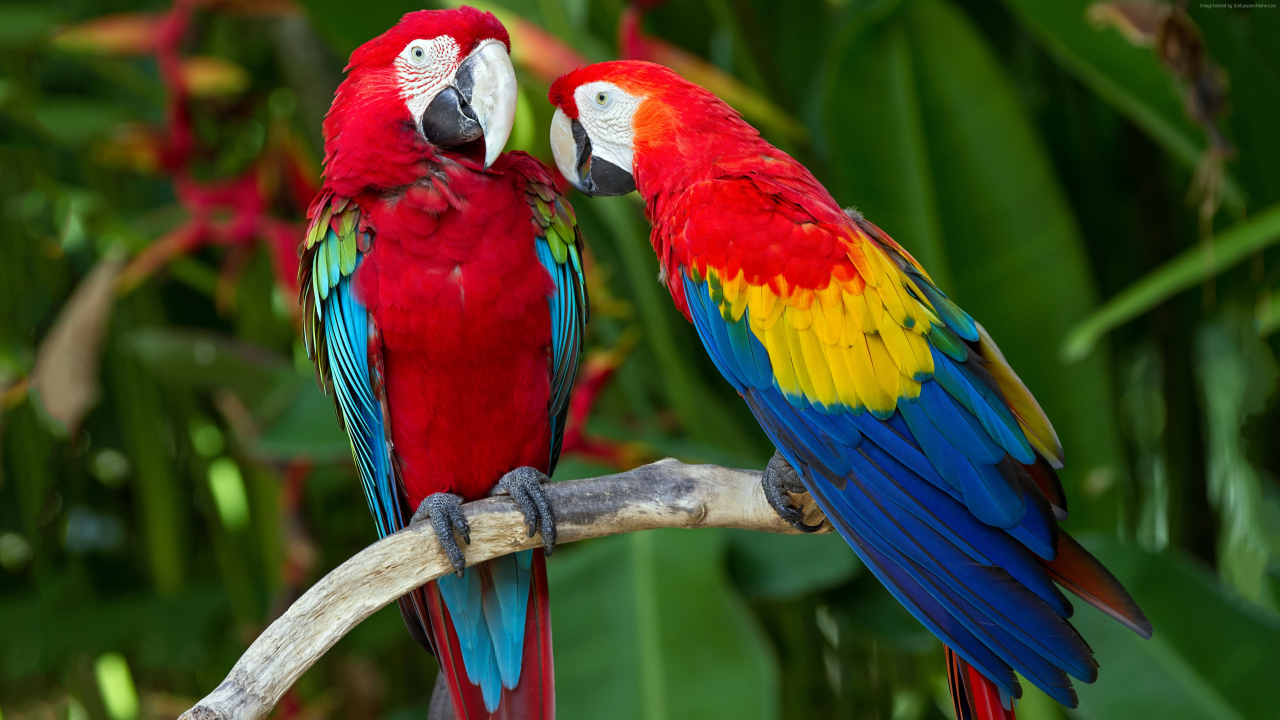
#> input picture test_images/parrot.jpg, 3840 x 2160 px, found by its file name (shown at 1/3 size)
$ jupyter execute channels.ipynb
#> lines starting #> are read from the running program, lines starting #| are printed output that depends on the picture
[cell 1]
from PIL import Image
import matplotlib.pyplot as plt
import numpy as np
import imtools

[cell 2]
def show_img(img):
    plt.figure(figsize=(5,5))
    plt.axis('off')
    plt.imshow(img)

[cell 3]
file = 'test_images/parrot.jpg'
# read image into array
img = np.array(Image.open(file))
#> img is the input picture: shape (2160, 3840, 3); mean R, G, B 70.3, 66.6, 36.2
show_img(img)

[cell 4]
plt.imshow(img)

# some points
x = [100, 100, 300, 300]
y = [100, 330, 200, 330]

# plot the points with red star-markers
plt.plot(x, y, 'y*')
plt.plot(x[:2], y[:2], 'r')

plt.axis('off')

plt.title("Plotting: '" + file +"'")
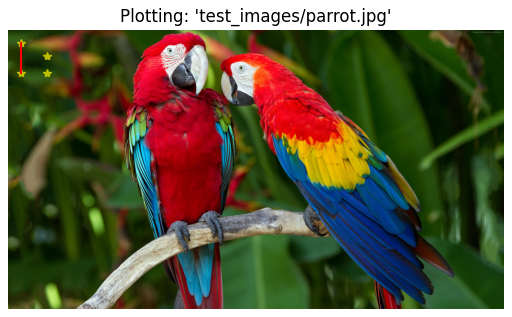
#> figure drawn by matplotlib, 1 panel

[cell 5]
plt.figure()
plt.hist(img.flatten(), 128)
plt.show()
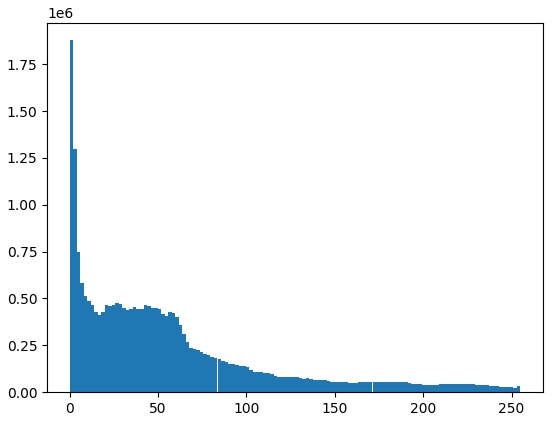
#> figure drawn by matplotlib, 1 panel; tallest bar 1877906 high, from x = 0 to 1.99

[cell 6]
img = Image.open(file)
img.thumbnail((512,512))
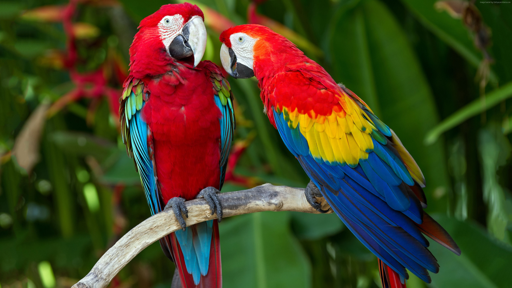
#> img: PIL image 512x288 RGB; mean R, G, B 70.2, 66.5, 36.1
img = np.array(img)
ch_red = img[:,:,0]
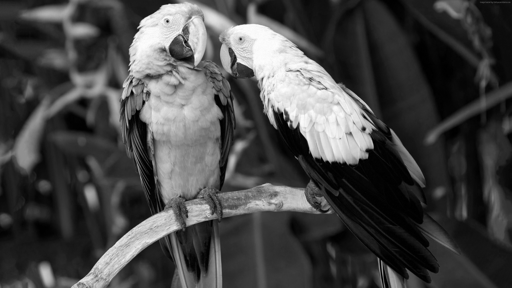
#> ch_red: shape (288, 512); min 0, max 255, mean 70.2
ch_green = img[:,:,1]
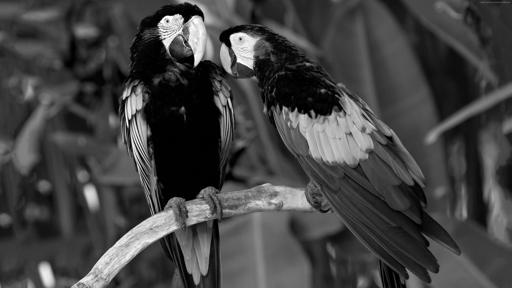
#> ch_green: shape (288, 512); min 0, max 255, mean 66.5
ch_blue = img[:,:,2]
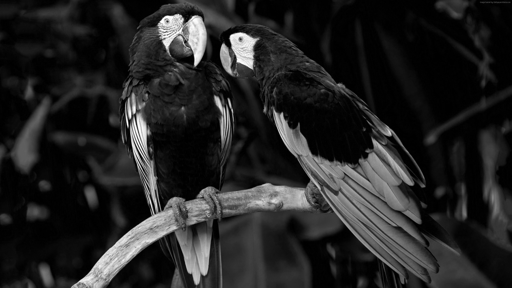
#> ch_blue: shape (288, 512); min 0, max 255, mean 36.1

[cell 7]
fig, ax = plt.subplots()
ax.hist(ch_red.flatten(), bins=256, color='r', alpha=0.5)
ax.hist(ch_green.flatten(), bins=256, color='g', alpha=0.4)
ax.hist(ch_blue.flatten(), bins=256, color='b', alpha=0.3)
plt.show()
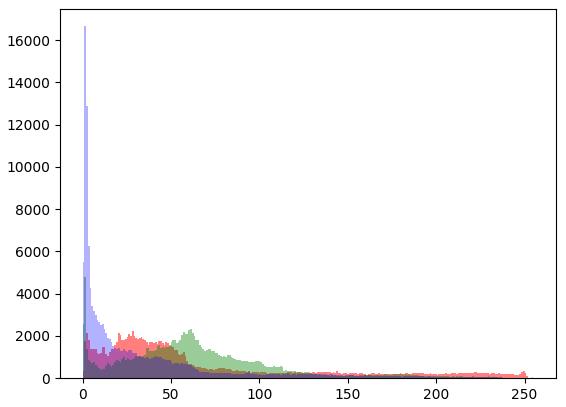
#> figure drawn by matplotlib, 1 panel; tallest bar 2221 high, from x = 27.89 to 28.89; tallest bar 4770 high, from x = 0.996 to 1.99; tallest bar 16658 high, from x = 0.996 to 1.99

[cell 8]
fig, p = plt.subplots(1,3)

p[0].imshow(ch_red, cmap=plt.cm.Reds)
p[0].axis('off')
p[1].imshow(ch_green, cmap=plt.cm.Greens)
p[1].axis('off')
p[2].imshow(ch_blue, cmap=plt.cm.Blues)
p[2].axis('off')

plt.show()

[cell 9]
img_ch_red = Image.fromarray(ch_red, 'L')
img_ch_green = Image.fromarray(ch_green, 'L')
img_ch_blue = Image.fromarray(ch_blue, 'L')


img = Image.merge('RGB', (img_ch_blue, img_ch_red ,img_ch_green))
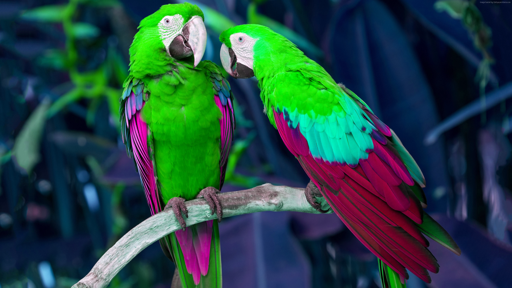
#> img: PIL image 512x288 RGB; mean R, G, B 36.1, 70.2, 66.5
img.show()

$ run again, with test_images/aqua_termi_lowcontrast.jpg copied over test_images/parrot.jpg
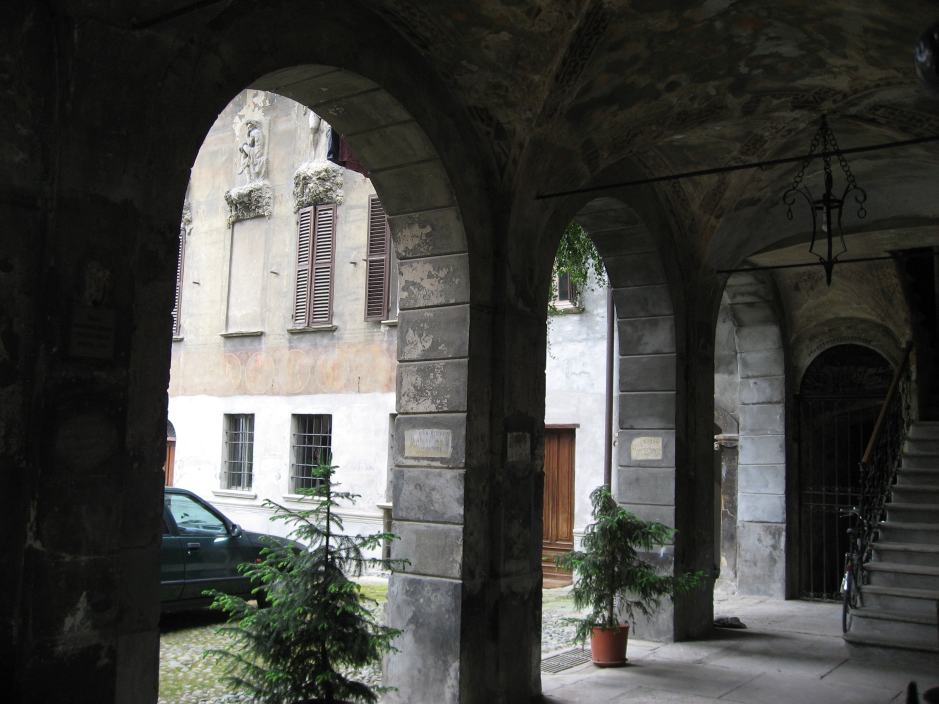
#> input picture test_images/aqua_termi_lowcontrast.jpg, 2816 x 2112 px, found by its file name (shown at 1/3 size)
#> img is the input picture: shape (2112, 2816, 3); mean R, G, B 69.7, 70, 66.4
#> `plt.show()`:
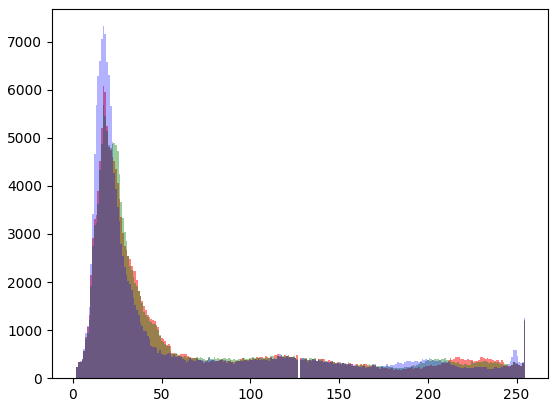
#> figure drawn by matplotlib, 1 panel; tallest bar 6072 high, from x = 16.88 to 17.87; tallest bar 5672 high, from x = 16.88 to 17.87; tallest bar 7321 high, from x = 16.88 to 17.87
#> `img = Image.merge('RGB', (img_ch_blue, img_ch_red ,img_ch_green))`:
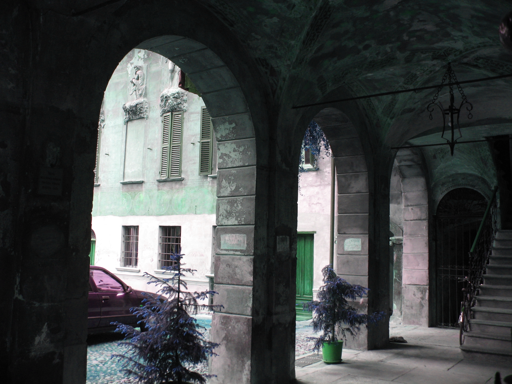
#> img: PIL image 512x384 RGB; mean R, G, B 66.6, 69.9, 70.1
